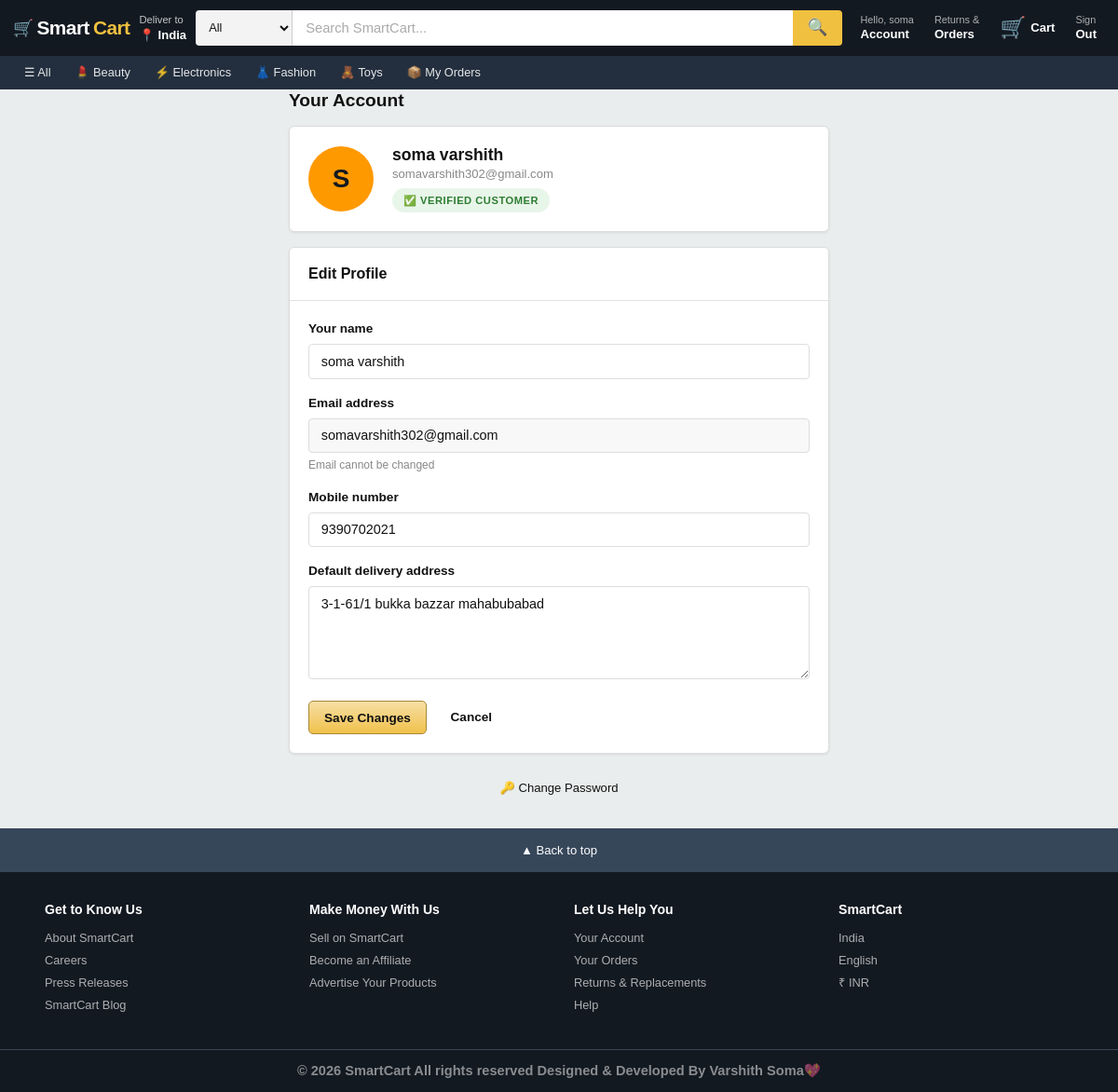
/user/profile (signed in), run on the app's committed database.
### tables this page shows
CREATE TABLE products (
            product_id      INTEGER PRIMARY KEY AUTOINCREMENT,
            name            TEXT NOT NULL,
            description     TEXT,
            category        TEXT,
            price           REAL NOT NULL,
            image           TEXT,
            quantity        INTEGER DEFAULT 0,
            added_by_admin  INTEGER,
            FOREIGN KEY (added_by_admin) REFERENCES admin(admin_id)
        );

CREATE TABLE users (
            user_id  INTEGER PRIMARY KEY AUTOINCREMENT,
            name     TEXT NOT NULL,
            email    TEXT UNIQUE NOT NULL,
            password TEXT NOT NULL,
            phone    TEXT,
            address  TEXT
        );

### app.py (the view, shortened to what this page needs)
@app.route('/user/profile', methods=['GET', 'POST'])
def user_profile():
    if 'user_id' not in session:
        flash("Please login!", "danger")
        return redirect('/user-login')
    conn   = get_db_connection()
    cursor = conn.cursor()
    if request.method == 'GET':
        cursor.execute("SELECT * FROM users WHERE user_id=?", (session['user_id'],))
        user = cursor.fetchone()
        conn.close()
        cart       = session.get('cart', {})
        cart_count = sum(i['quantity'] for i in cart.values())
        return render_template('user/user_profile.html', user=user, cart_count=cart_count)

### app.py (called while the page is built)
def get_db_connection():
    conn = sqlite3.connect(DATABASE)
    conn.row_factory = sqlite3.Row
    return conn

@app.context_processor
def inject_categories():
    try:
        conn   = get_db_connection()
        cursor = conn.cursor()
        cursor.execute("SELECT DISTINCT category FROM products WHERE quantity > 0 AND category IS NOT NULL ORDER BY category")
        cats = cursor.fetchall()
        conn.close()
        return {'categories': cats}
    except Exception:
        return {'categories': []}

### templates/user/user_profile.html (shortened to what this page needs)
{% extends "user/base_user.html" %}
{% block content %}
<div class="container">
    <div style="max-width:580px;margin:0 auto;">
        <h1 style="font-size:1.2rem;font-weight:700;margin-bottom:1rem;">Your Account</h1>
        <div class="card" style="margin-bottom:1rem;">
            <div class="card-body" style="display:flex;align-items:center;gap:1.25rem;">
                <div style="width:70px;height:70px;border-radius:50%;background:var(--amazon-orange);display:flex;align-items:center;justify-content:center;font-size:1.75rem;font-weight:800;color:var(--amazon-navy);flex-shrink:0;">{{ user.name[0].upper() }}</div>
                <div>
                    <h2 style="font-size:1.1rem;font-weight:700;color:var(--gray-900);">{{ user.name }}</h2>
                    <p style="color:var(--gray-500);font-size:0.82rem;">{{ user.email }}</p>
                    <span class="badge badge-success" style="margin-top:0.35rem;">✅ Verified Customer</span>
                </div>
            </div>
        </div>
        <div class="card">
            <div class="card-header"><span class="card-title">Edit Profile</span></div>
            <div class="card-body">
                <form method="POST" action="/user/profile">
                    <div class="form-group">
                        <label class="form-label">Your name</label>
                        <input type="text" name="name" class="form-control" value="{{ user.name }}" required>
                    </div>
                    <div class="form-group">
                        <label class="form-label">Email address</label>
                        <input type="email" class="form-control" value="{{ user.email }}" disabled style="background:var(--gray-100);cursor:not-allowed;">
                        <span class="form-hint">Email cannot be changed</span>
                    </div>
                    <div class="form-group">
                        <label class="form-label">Mobile number</label>
                        <input type="tel" name="phone" class="form-control" value="{{ user.phone or '' }}" placeholder="+91 9876543210">
                    </div>
                    <div class="form-group">
                        <label class="form-label">Default delivery address</label>
                        <textarea name="address" class="form-control" rows="3" placeholder="Your default address...">{{ user.address or '' }}</textarea>
                    </div>
                    <div style="display:flex;gap:0.6rem;">
                        <button type="submit" class="btn btn-amazon btn-lg">Save Changes</button>
                        <a href="/user-dashboard" class="btn btn-outline btn-lg">Cancel</a>
                    </div>
                </form>
            </div>
        </div>
        <div style="margin-top:0.75rem;text-align:center;">
            <a href="/user-forgot-password" style="font-size:0.82rem;color:var(--flipkart-blue);">🔑 Change Password</a>
        </div>
    </div>
</div>
{% endblock %}

### templates/user/base_user.html (shortened to what this page needs)
<!DOCTYPE html>
<html lang="en">
<head>
    <link rel="stylesheet" href="{{ url_for('static', filename='css/style.css') }}">
</head>
<body>
<nav class="navbar">
    <div class="navbar-top">
        <a href="/user-dashboard" class="nav-logo">
            <span class="nav-logo-icon">🛒</span>
            <span class="logo-smart">Smart</span><span class="logo-cart">Cart</span>
        </a>
        <div class="nav-deliver">
            <span>Deliver to</span>
            <strong>📍 India</strong>
        </div>
        <div class="nav-search-wrap" id="desktopSearchWrap">
            <select class="nav-search-category" id="searchCategory">
                <option value="">All</option>
            </select>
            <input
                type="text"
                class="nav-search-input"
                id="desktopSearchInput"
                placeholder="Search SmartCart..."
                autocomplete="off"
            >
            <button class="nav-search-btn" id="desktopSearchBtn">🔍</button>
        </div>
        <div class="nav-icons">
            <a href="/user/profile" class="nav-icon-btn">
                <small>Hello, {% if session.user_name %}{{ session.user_name.split()[0] }}{% else %}Sign in{% endif %}</small>
                <strong>Account</strong>
            </a>
            <a href="/user/my-orders" class="nav-icon-btn nav-returns">
                <small>Returns &</small>
                <strong>Orders</strong>
            </a>
            <a href="/user/cart" class="nav-cart-wrap">
                <div style="position:relative;">
                    <span class="nav-cart-icon">🛒</span>
                </div>
                <span class="nav-cart-label">Cart</span>
            </a>
            <a href="/user-logout" class="nav-icon-btn">
                <small>Sign</small>
                <strong>Out</strong>
            </a>
        </div>
    </div>
    <div class="navbar-cats">
        <a href="/user/products"
           class="cat-link {% if not request.args.get('category') and request.path == '/user/products' %}cat-active{% endif %}">
            ☰ All
        </a>
        {% if categories is defined and categories %}
            {% set cat_icons = {
                'Electronics': '⚡',
                'Fashion':     '👗',
                'Clothes':     '👔',
                'Home':        '🏠',
                'Kitchen':     '🍳',
                'Books':       '📚',
                'Sports':      '💪',
                'Toys':        '🧸',
                'Beauty':      '💄',
                'Grocery':     '🛒',
                'Furniture':   '🪑',
                'Automotive':  '🚗'
            } %}
            {% for cat in categories %}
            <a href="/user/products?category={{ cat.category | urlencode }}"
               class="cat-link {% if request.args.get('category') == cat.category %}cat-active{% endif %}">
                {{ cat_icons.get(cat.category, '🏷️') }} {{ cat.category }}
            </a>
            {% endfor %}
        {% endif %}
        <a href="/user/my-orders"
           class="cat-link {% if request.path == '/user/my-orders' %}cat-active{% endif %}">
            📦 My Orders
        </a>
    </div>
</nav>
<main class="main-content">
    {% block content %}{% endblock %}
</main>
<footer class="site-footer">
    <div class="footer-top" onclick="window.scrollTo({top:0,behavior:'smooth'})">
        ▲ Back to top
    </div>
    <div class="footer-grid">
        <div class="footer-col">
            <h4>Get to Know Us</h4>
            <a href="#">About SmartCart</a>
            <a href="#">Careers</a>
            <a href="#">Press Releases</a>
            <a href="#">SmartCart Blog</a>
        </div>
        <div class="footer-col">
            <h4>Make Money With Us</h4>
            <a href="#">Sell on SmartCart</a>
            <a href="#">Become an Affiliate</a>
            <a href="#">Advertise Your Products</a>
        </div>
        <div class="footer-col">
            <h4>Let Us Help You</h4>
            <a href="/user/profile">Your Account</a>
            <a href="/user/my-orders">Your Orders</a>
            <a href="#">Returns &amp; Replacements</a>
            <a href="#">Help</a>
        </div>
        <div class="footer-col">
            <h4>SmartCart</h4>
            <p>India</p>
            <p>English</p>
            <p>₹ INR</p>
        </div>
    </div>
    <div class="footer-bottom">
        <h3>© 2026 SmartCart All rights reserved Designed & Developed By Varshith Soma💖</h3>
    </div>
</footer>
</body>
</html>

### static/css/style.css (style rules this page uses)
:root { --amazon-navy: #131921; --amazon-mid: #232f3e; --amazon-light: #37475a; --amazon-yellow: #f0c040; --amazon-orange: #ff9900; --amazon-red: #e31837; --white: #ffffff; --gray-50: #f8f9fa; --gray-100: #f3f3f3; --gray-200: #e0e0e0; --gray-300: #ddd; --gray-500: #888; --gray-700: #565959; --gray-900: #0f1111; --danger: #e81b23; --success: #28a745; --warning: #f0ad4e; --blue: #0066cc; --radius-xs: 4px; --radius-sm: 8px; --radius-md: 10px; }
* { margin: 0; padding: 0; box-sizing: border-box; }
html { scroll-behavior: smooth; overflow-x: hidden; }
body { font-family: Arial, -apple-system, BlinkMacSystemFont, 'Segoe UI', sans-serif; background: var(--gray-50); color: var(--gray-900); overflow-x: hidden; line-height: 1.5; }
h1, h2, h3, h4, h5, h6 { font-weight: 600; line-height: 1.2; }
a { color: #0066cc; text-decoration: none; transition: color 0.2s; }
.btn { display: inline-flex; align-items: center; justify-content: center; gap: 0.5rem; padding: 0.6rem 1rem; border-radius: var(--radius-xs); font-size: 0.85rem; font-weight: 700; cursor: pointer; border: none; transition: all 0.2s; text-decoration: none; white-space: nowrap; }
.btn-outline { background: white; border: 1.5px solid var(--gray-300); color: var(--gray-900); }
.btn-lg { padding: 0.9rem 1.5rem; font-size: 0.95rem; }
.form-group { margin-bottom: 1rem; }
.form-label { display: block; font-size: 0.85rem; font-weight: 600; color: var(--gray-900); margin-bottom: 0.35rem; }
.form-control { width: 100%; padding: 0.6rem 0.8rem; border: 1.5px solid var(--gray-300); border-radius: var(--radius-xs); font-size: 0.9rem; font-family: inherit; background: white; transition: border-color 0.2s; color: var(--gray-900); }
.form-control::placeholder { color: var(--gray-500); }
textarea.form-control { resize: vertical; min-height: 100px; }
.form-hint { display: block; font-size: 0.75rem; color: var(--gray-500); margin-top: 0.25rem; }
.card { background: white; border: 1px solid var(--gray-300); border-radius: var(--radius-sm); overflow: hidden; margin-bottom: 1.5rem; box-shadow: 0 1px 3px rgba(0,0,0,.08); }
.card-header { padding: 1rem 1.25rem; background: white; border-bottom: 1px solid var(--gray-200); display: flex; justify-content: space-between; align-items: center; flex-wrap: wrap; gap: 1rem; }
.card-title { font-size: 1rem; font-weight: 700; color: var(--gray-900); }
.card-body { padding: 1.25rem; }
.badge { display: inline-block; padding: 0.3rem 0.75rem; border-radius: 50px; font-size: 0.7rem; font-weight: 700; text-transform: uppercase; letter-spacing: 0.5px; }
.badge-success { background: #e8f5e9; color: #2e7d32; }
.container { max-width: 1280px; margin: 0 auto; padding: 0 1rem; }

### data on the page
products: get "💄", category "Beauty"
products: get "👗", category "Fashion"
products: get "🧸", category "Toys"
users: name "S", name "soma varshith", email "somavarshith302@gmail.com", phone "9390702021", address "3-1-61/1 bukka bazzar mahabubabad"

### other printed values
{{ session.user_name.split()[0] }} "soma"
{{ cat_icons.get(cat.category, '🏷️') }} "⚡"
{{ cat.category }} "Electronics"
